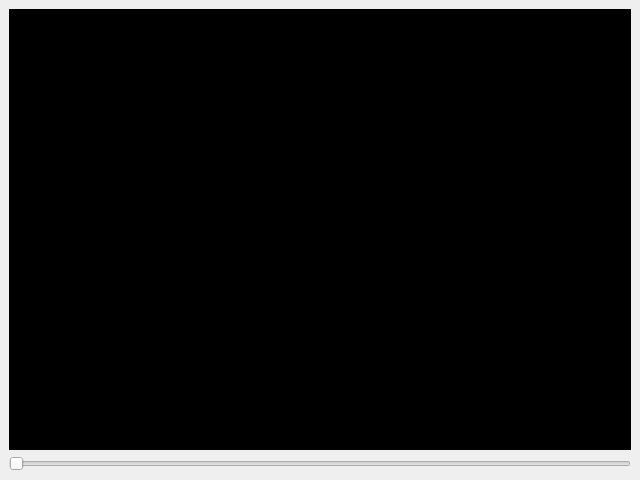
<?xml version="1.0" encoding="UTF-8"?>
<ui version="4.0">
 <class>MainWindow</class>
 <widget class="QMainWindow" name="MainWindow">
  <property name="geometry">
   <rect>
    <x>0</x>
    <y>0</y>
    <width>640</width>
    <height>480</height>
   </rect>
  </property>
  <property name="sizePolicy">
   <sizepolicy hsizetype="Expanding" vsizetype="Expanding">
    <horstretch>1</horstretch>
    <verstretch>1</verstretch>
   </sizepolicy>
  </property>
  <property name="windowTitle">
   <string/>
  </property>
  <property name="iconSize">
   <size>
    <width>22</width>
    <height>22</height>
   </size>
  </property>
  <widget class="QWidget" name="centralwidget">
   <property name="enabled">
    <bool>true</bool>
   </property>
   <property name="sizePolicy">
    <sizepolicy hsizetype="Expanding" vsizetype="Expanding">
     <horstretch>255</horstretch>
     <verstretch>255</verstretch>
    </sizepolicy>
   </property>
   <layout class="QGridLayout" name="gridLayout">
    <item row="0" column="0">
     <widget class="QVTKOpenGLNativeWidget" name="qvtk_widget">
      <property name="sizePolicy">
       <sizepolicy hsizetype="Expanding" vsizetype="Expanding">
        <horstretch>255</horstretch>
        <verstretch>255</verstretch>
       </sizepolicy>
      </property>
      <property name="styleSheet">
       <string notr="true">background-color: rgb(0, 0, 0);</string>
      </property>
     </widget>
    </item>
    <item row="1" column="0">
     <widget class="QSlider" name="fieldValueSlider">
      <property name="mouseTracking">
       <bool>false</bool>
      </property>
      <property name="toolTip">
       <string>Set the pcl::PassThrough filter limits parameters</string>
      </property>
      <property name="statusTip">
       <string/>
      </property>
      <property name="whatsThis">
       <string/>
      </property>
      <property name="accessibleName">
       <string/>
      </property>
      <property name="accessibleDescription">
       <string/>
      </property>
      <property name="maximum">
       <number>50</number>
      </property>
      <property name="value">
       <number>0</number>
      </property>
      <property name="sliderPosition">
       <number>0</number>
      </property>
      <property name="orientation">
       <enum>Qt::Horizontal</enum>
      </property>
      <property name="tickPosition">
       <enum>QSlider::NoTicks</enum>
      </property>
      <property name="tickInterval">
       <number>1</number>
      </property>
     </widget>
    </item>
   </layout>
  </widget>
 </widget>
 <customwidgets>
  <customwidget>
   <class>QVTKOpenGLNativeWidget</class>
   <extends>QWidget</extends>
   <header>QVTKOpenGLNativeWidget.h</header>
  </customwidget>
 </customwidgets>
 <resources>
  <include location="Icons/icons.qrc"/>
 </resources>
 <connections/>
</ui>
